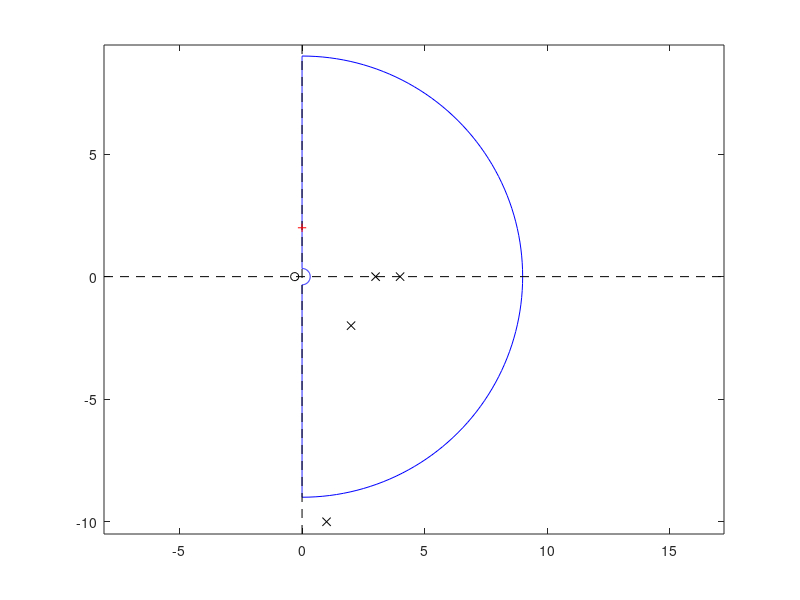
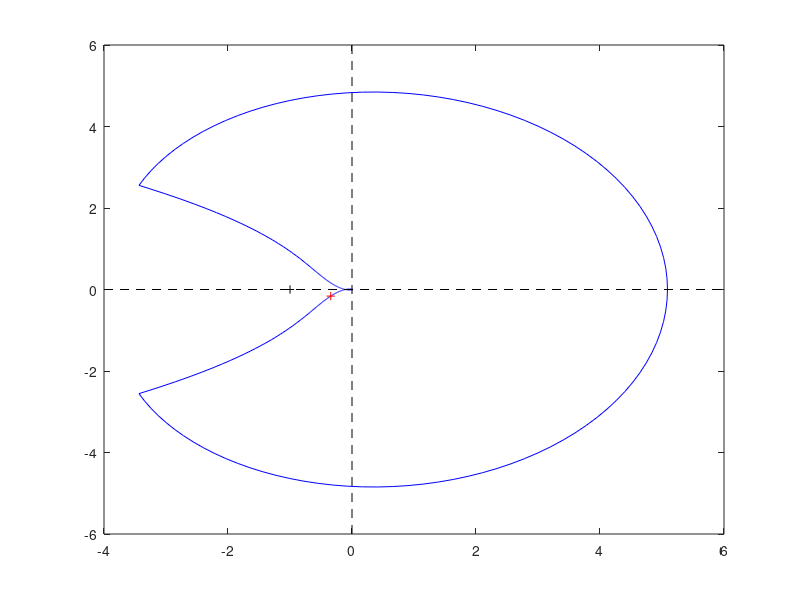

Source code (MATLAB) for these figures, in order:
% Script Cauchy.m
%% Renaissance Robotics codebase, Chapter 10, https://github.com/tbewley/RR
%% Copyright 2024 by Thomas Bewley, distributed under BSD 3-Clause License.

clear;  num=21.5239*[1 0.3]; den=[1 12 20 0 0]; w=720; R=9; eps=1/3;

figure(1); clf; theta=[0:pi/100:pi]; s=complex(sin(theta),cos(theta)); s=[R*s sqrt(-1)*[-R:0.02:-eps] eps*conj(s) sqrt(-1)*[eps:0.02:R]];
plot(real(s),imag(s),'b-'); hold on; plot(complex(roots(den)),'kx'); plot(complex(roots(num)),0,'ko'); axis equal;
b=axis*1.05; plot([0 0],b(3:4),'k--',b(1:2),[0 0],'k--');
plot(s(w),'r+');
print -depsc cauchyc.eps

figure(2); clf; f=polyval(num,s)./polyval(den,s); plot(f,'b-'); hold on;
b=axis; plot([0 0],b(3:4),'k--',b(1:2),[0 0],'k--'); plot(f(w),'r+');  plot(-1,0,'k+')
print -depsc cauchyd.eps

% end Script Cauchy.m
